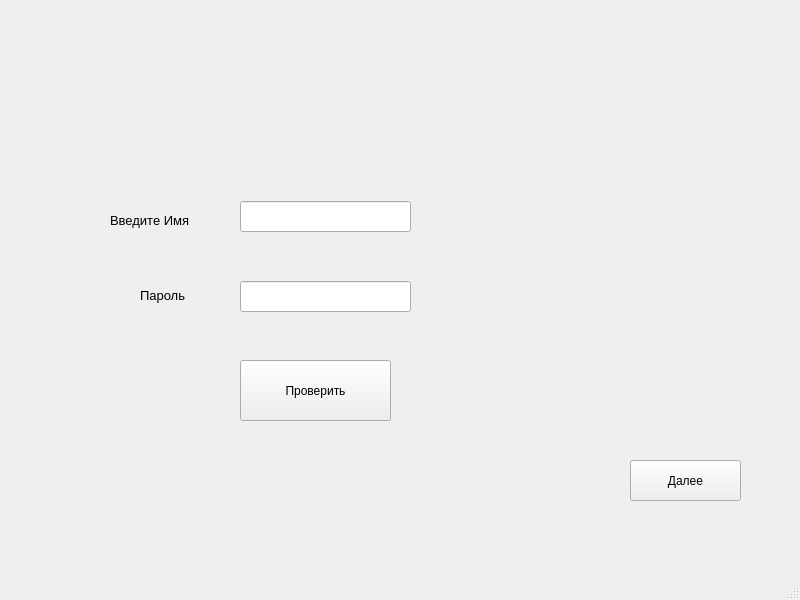
<?xml version="1.0" encoding="UTF-8"?>
<ui version="4.0">
 <class>MainWindow</class>
 <widget class="QMainWindow" name="MainWindow">
  <property name="geometry">
   <rect>
    <x>0</x>
    <y>0</y>
    <width>800</width>
    <height>600</height>
   </rect>
  </property>
  <property name="windowTitle">
   <string>MainWindow</string>
  </property>
  <widget class="QWidget" name="centralwidget">
   <widget class="QLabel" name="label">
    <property name="geometry">
     <rect>
      <x>0</x>
      <y>0</y>
      <width>801</width>
      <height>571</height>
     </rect>
    </property>
    <property name="text">
     <string/>
    </property>
    <property name="pixmap">
     <pixmap>1613686188_25-p-fon-dlya-prezentatsii-pogoda-25.png</pixmap>
    </property>
   </widget>
   <widget class="QLabel" name="label_2">
    <property name="geometry">
     <rect>
      <x>110</x>
      <y>200</y>
      <width>111</width>
      <height>41</height>
     </rect>
    </property>
    <property name="font">
     <font>
      <pointsize>10</pointsize>
     </font>
    </property>
    <property name="text">
     <string>Введите Имя</string>
    </property>
   </widget>
   <widget class="QLabel" name="label_3">
    <property name="geometry">
     <rect>
      <x>140</x>
      <y>280</y>
      <width>81</width>
      <height>31</height>
     </rect>
    </property>
    <property name="font">
     <font>
      <pointsize>10</pointsize>
     </font>
    </property>
    <property name="text">
     <string>Пароль</string>
    </property>
   </widget>
   <widget class="QLineEdit" name="lineEdit">
    <property name="geometry">
     <rect>
      <x>240</x>
      <y>201</y>
      <width>171</width>
      <height>31</height>
     </rect>
    </property>
   </widget>
   <widget class="QLineEdit" name="lineEdit_2">
    <property name="geometry">
     <rect>
      <x>240</x>
      <y>281</y>
      <width>171</width>
      <height>31</height>
     </rect>
    </property>
   </widget>
   <widget class="QPushButton" name="pushButton">
    <property name="geometry">
     <rect>
      <x>630</x>
      <y>460</y>
      <width>111</width>
      <height>41</height>
     </rect>
    </property>
    <property name="text">
     <string>Далее</string>
    </property>
   </widget>
   <widget class="QPushButton" name="pushButton_2">
    <property name="geometry">
     <rect>
      <x>240</x>
      <y>360</y>
      <width>151</width>
      <height>61</height>
     </rect>
    </property>
    <property name="text">
     <string>Проверить</string>
    </property>
   </widget>
  </widget>
  <widget class="QMenuBar" name="menubar">
   <property name="geometry">
    <rect>
     <x>0</x>
     <y>0</y>
     <width>800</width>
     <height>26</height>
    </rect>
   </property>
  </widget>
  <widget class="QStatusBar" name="statusbar"/>
 </widget>
 <resources/>
 <connections/>
</ui>
